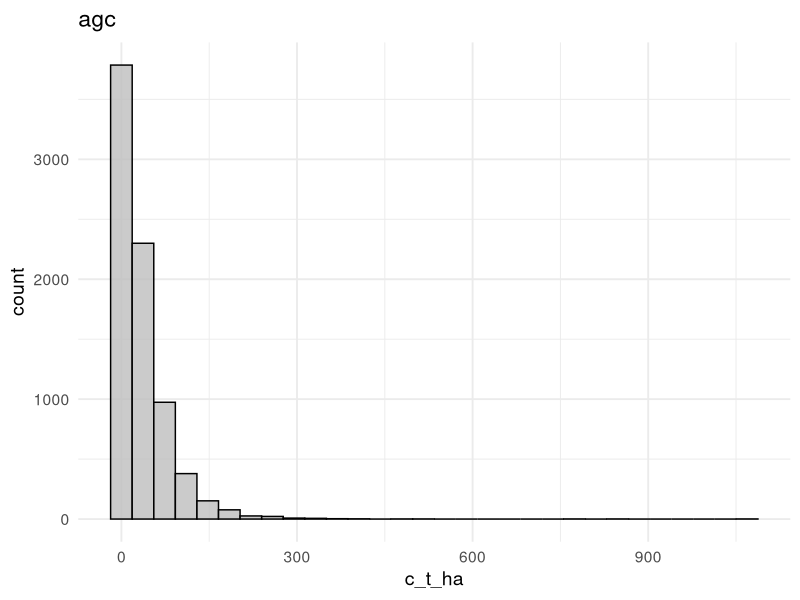
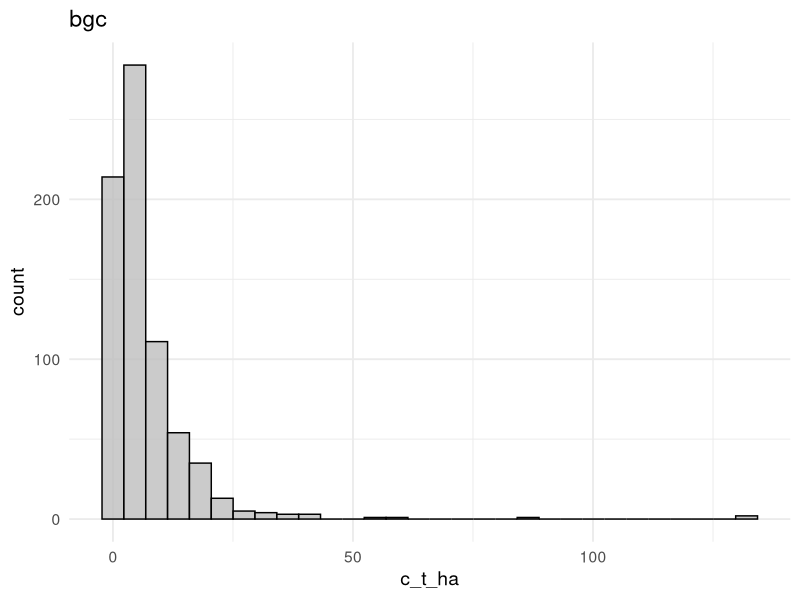
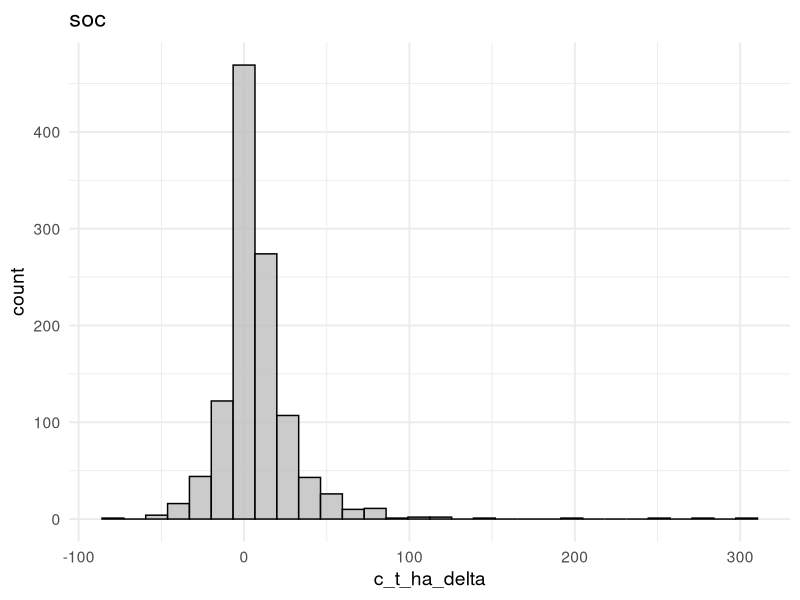
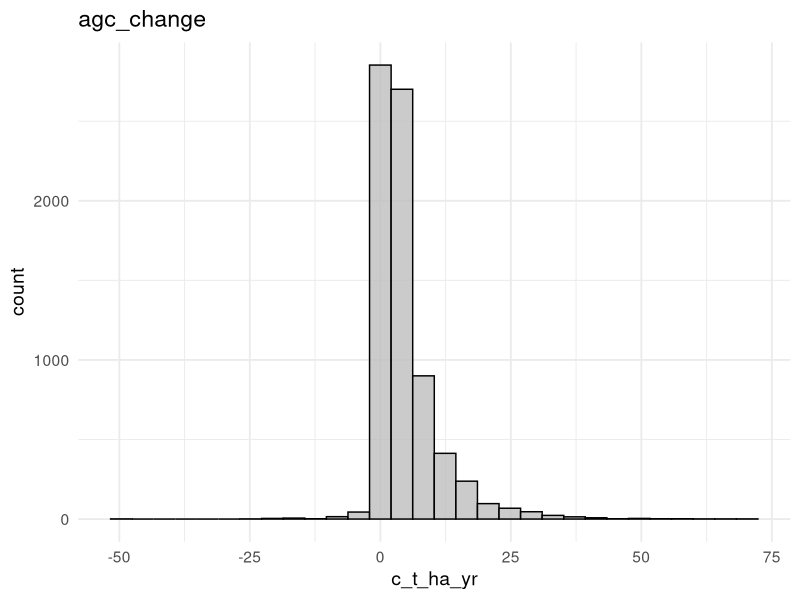
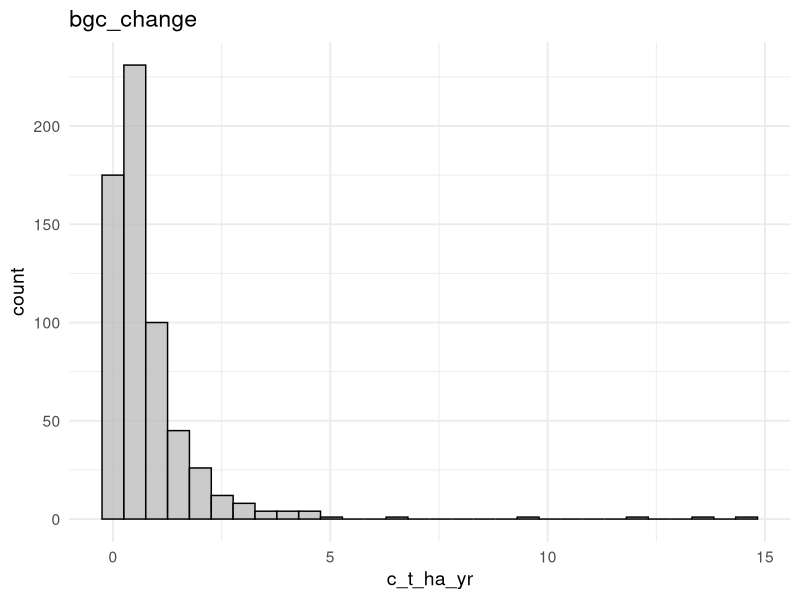
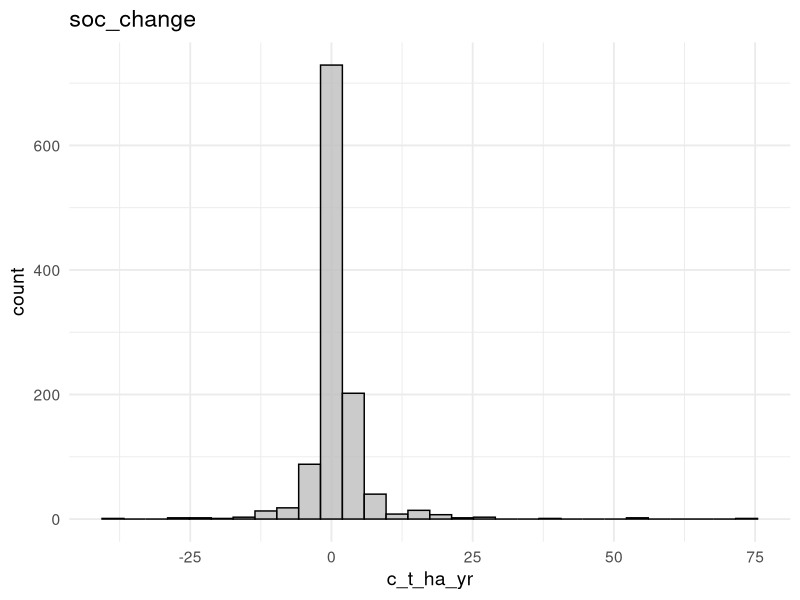
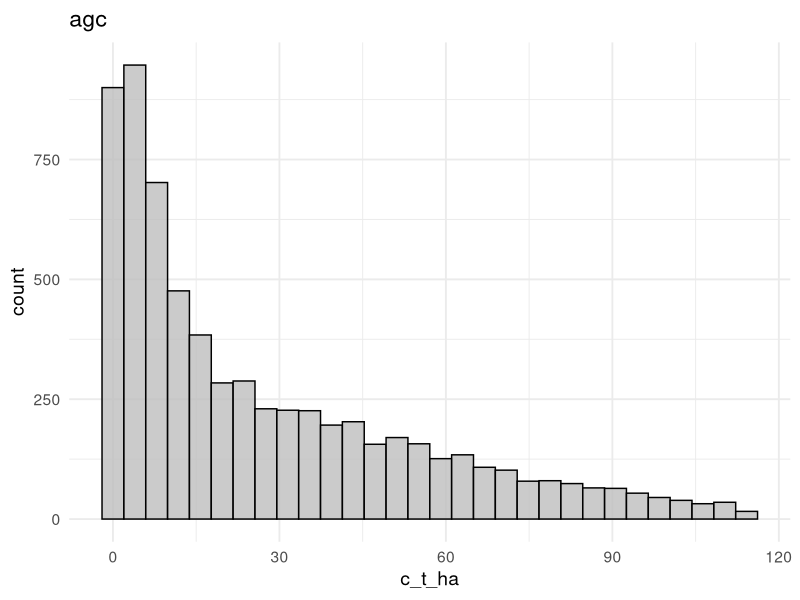
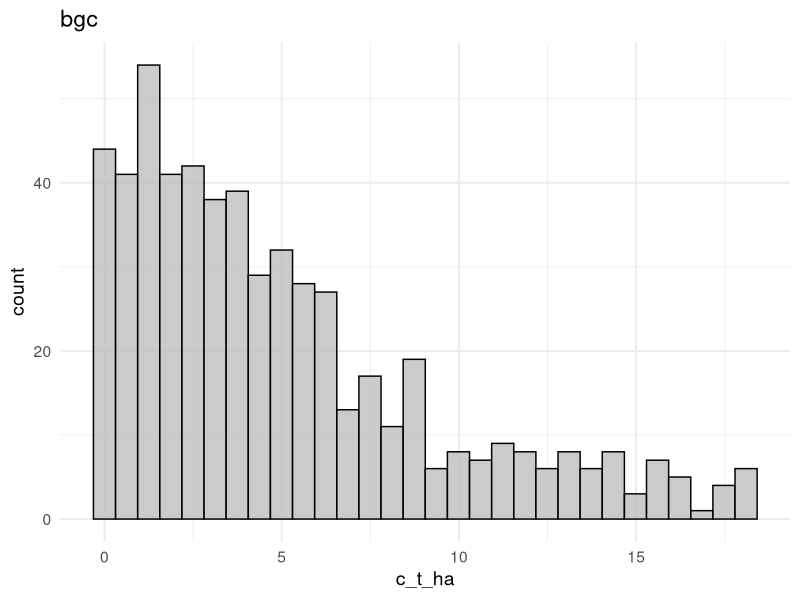

These figures' R source, in order:
## ---- chunk 1

library(here)
library(tidyverse)
library(openxlsx)

## ---- chunk 2

agc_df <- read.xlsx(here("output", "data", "agc_by_plot_and_age_w_covars.xlsx"))
agc_change_df <- read.xlsx(here("output", "data", "agc_change_by_plot_and_age_w_covars.xlsx"))
bgc_df <- read.xlsx(here("output", "data", "bgc_by_plot_and_age_w_covars.xlsx"))
bgc_change_df <- read.xlsx(here("output", "data", "bgc_change_by_plot_and_age_w_covars.xlsx"))
soc_df <- read.xlsx(here("output", "data", "soc_by_plot_and_age_w_covars.xlsx"))
soc_change_df <- read.xlsx(here("output", "data", "soc_change_by_plot_and_age_w_covars.xlsx"))

## ---- chunk 3

c_data_names <- c('agc', 'bgc', 'soc', 'agc_change', 'bgc_change', 'soc_change')

## ---- chunk 4

bin_vars <- c('pruning', 'weed_control', 'tillage', 'pest_control', 'burning', 
              'litter_management', 'fertilizer', 'irrigation', 'grazing',
              'n_fix_bin', 'myco_fungi_am', 'myco_fungi_ecm', 
              'freezing_exposed', 'resprout_after_fire')

# plus af_cat, prior_*, soil_tex_*, ctrl_*

dummy_var_prefs <- c('prior_', 'soil_tex_', 'ctrl_')


## ---- chunk 5

for (c_data_name in c_data_names) {
  for (dummy_var_pref in dummy_var_prefs) {
    my_c_data <- get(paste0(c_data_name, '_df'))
    if (any(grepl(dummy_var_pref, names(my_c_data)))) {
      my_c_data <- my_c_data %>%
        rowwise() %>%
        mutate(my_dummy_rowsum = sum(c_across(starts_with(dummy_var_pref) & where(is.numeric)), na.rm = TRUE))
      if (dummy_var_pref == 'ctrl_') { # for soc_change, no 'ctrl' means it was part of a chronosequence
        my_c_data <- my_c_data %>%
          rowwise() %>%
          mutate(!!sym(paste0(dummy_var_pref, 'chrono')) := ifelse(my_dummy_rowsum == 0, 1, NA)) %>%
          dplyr::select(-my_dummy_rowsum)
      } else {
        my_c_data <- my_c_data %>%
          rowwise() %>%
          mutate(!!sym(paste0(dummy_var_pref, 'unknown')) := ifelse(my_dummy_rowsum == 0, 1, NA)) %>%
          dplyr::select(-my_dummy_rowsum)
      }
      assign(paste0(c_data_name, '_df'), my_c_data)
    }
  }
}


## ---- chunk 6

for (c_data_name in c_data_names) {
  if(grepl('change', c_data_name)) {
    var_name <- 'c_t_ha_yr'
  } else if (c_data_name == 'soc') {
    var_name <- 'c_t_ha_delta'
  } else {
    var_name <- 'c_t_ha'
  }
  
  plot_obj <- get(paste0(c_data_name, '_df')) %>%
    ggplot(aes(x = !!sym(var_name))) +
    geom_histogram(bins = 30, fill = "gray", color = "black", alpha = 0.8) +
    labs(title = c_data_name) +
    theme_minimal(base_size = 14)
  
  print(plot_obj)
}


## ---- chunk 7

# filter out values more than k * IQR beyond Q1/Q3 (Tukey-style fences)
# k = 1.5 is the conventional Tukey "outlier" fence; k = 1 was tried first to
# approximate the stringency of the previous 2-SD rule under normality, but
# empirically dropped 5-17% more rows than the 2-SD rule across datasets, so
# k = 1.5 was adopted instead as the more standard, less aggressive choice
# drop_rows argument specifies whether to drop the whole row, or just replace the outliers with NA
# lower fence is intentionally not clamped at 0, even for non-negative variables
toss_outliers_iqr <- function(c_data_name, var_name, drop_rows = T, k = 1.5) {
  
  df <- get(paste0(c_data_name, '_df'))
  
  # calculate IQR fences
  q1 <- quantile(df[[var_name]], 0.25, na.rm = T)
  q3 <- quantile(df[[var_name]], 0.75, na.rm = T)
  iqr_val <- q3 - q1
  low_lim <- q1 - k * iqr_val
  high_lim <- q3 + k * iqr_val
  
  print(paste0('Filtering out ', c_data_name, '$', var_name, ' outliers below ', low_lim, ' and above ', high_lim))
  
  
  if (drop_rows) {
    df_filt <- df %>%
      filter(
        !!sym(var_name) > low_lim,
        !!sym(var_name) < high_lim
      )
  } else {
    df_filt <- df %>%
      mutate(!!sym(var_name) := ifelse((!!sym(var_name) > low_lim) & 
                                         (!!sym(var_name) < high_lim),
                                       !!sym(var_name), NA))
  }
  
  return (df_filt)
}

for (c_data_name in c_data_names) {
  if(grepl('change', c_data_name)) {
    var_name <- 'c_t_ha_yr'
  } else if (c_data_name == 'soc') {
    var_name <- 'c_t_ha_delta'
  } else {
    var_name <- 'c_t_ha'
  }
  
  assign(paste0(c_data_name, '_df'), toss_outliers_iqr(c_data_name, var_name))
}

## ---- chunk 8

for (c_data_name in c_data_names) {
  if(grepl('change', c_data_name)) {
    age_var_name <- 'age_mean'
  } else {
    age_var_name <- 'age'
  }
  
  assign(paste0(c_data_name, '_df'), get(paste0(c_data_name, '_df')) %>%
           filter(!!sym(age_var_name) > 0))
}

## ---- chunk 9

for (c_data_name in c_data_names) {
  
  my_c_df <- get(paste0(c_data_name, '_df'))
  
  to_drop <- bin_vars[
    vapply(my_c_df[bin_vars],
           function(x) dplyr::n_distinct(x, na.rm = TRUE) <= 1,
           logical(1))
  ]
  
  print(paste0("Dropped binary columns with only one non-na value: ", c_data_name, ' - ', to_drop))
  
  my_c_df <- my_c_df %>%
    dplyr::select(-any_of(to_drop))
  
  assign(paste0(c_data_name, '_df'), my_c_df)
}

## ---- chunk 10

for (c_data_name in c_data_names) {
  if(grepl('change', c_data_name)) {
    var_name <- 'c_t_ha_yr'
  } else if (c_data_name == 'soc') {
    var_name <- 'c_t_ha_delta'
  } else {
    var_name <- 'c_t_ha'
  }
  
  plot_obj <- get(paste0(c_data_name, '_df')) %>%
    ggplot(aes(x = !!sym(var_name))) +
    geom_histogram(bins = 30, fill = "gray", color = "black", alpha = 0.8) +
    labs(title = c_data_name) +
    theme_minimal(base_size = 14)
  
  print(plot_obj)
}


## ---- chunk 11

for (c_data_name in c_data_names) {
  write.xlsx(get(paste0(c_data_name, '_df')), 
             paste0(here("output", "data"), "/", c_data_name, '_by_plot_and_age_w_covars_drop_outliers.xlsx'))
}
